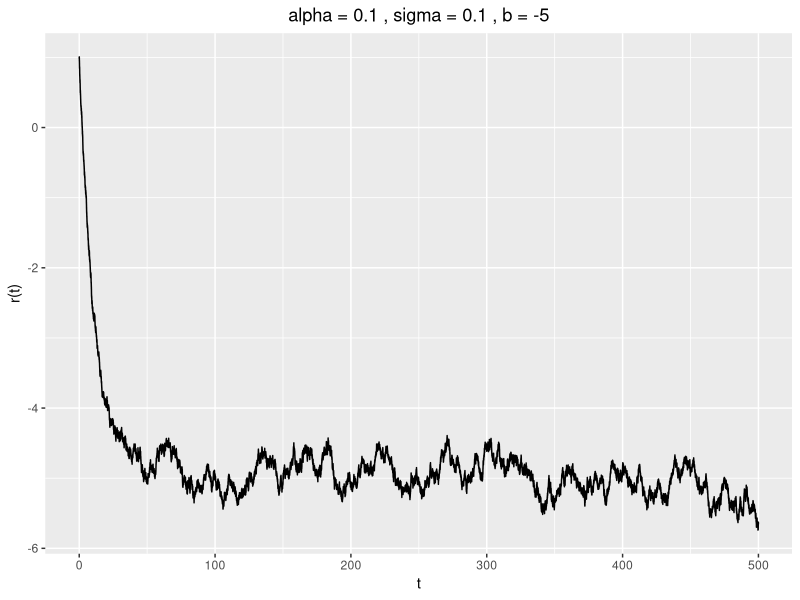
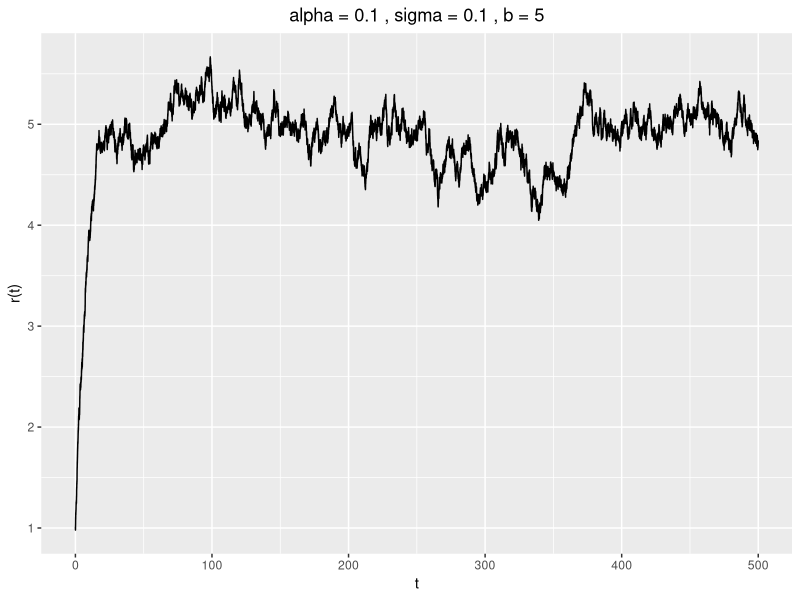
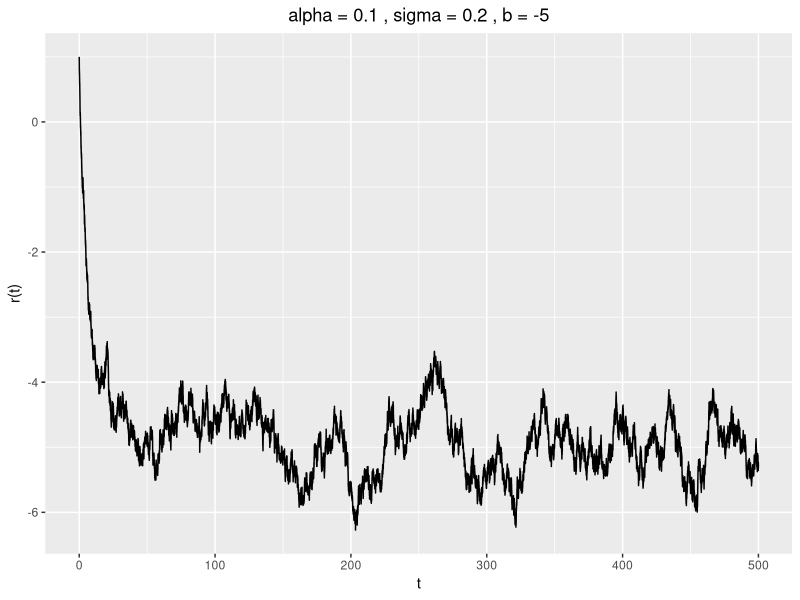
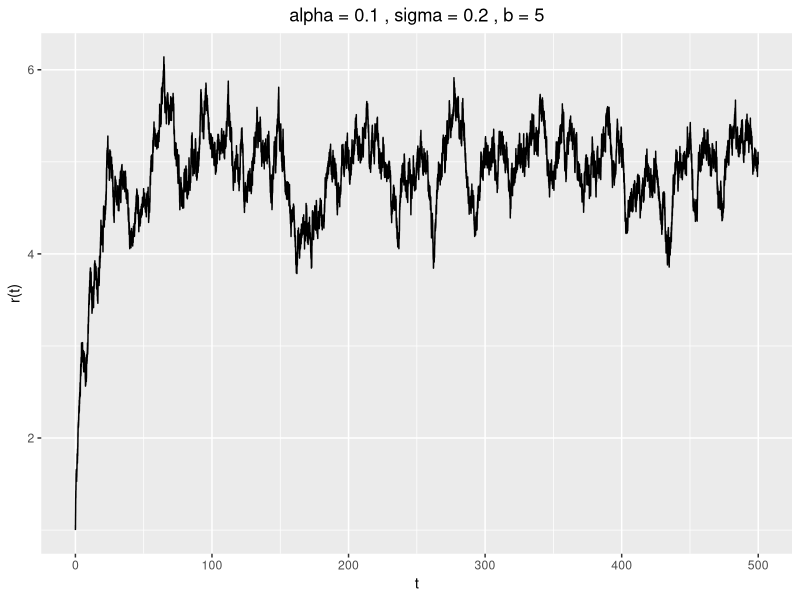
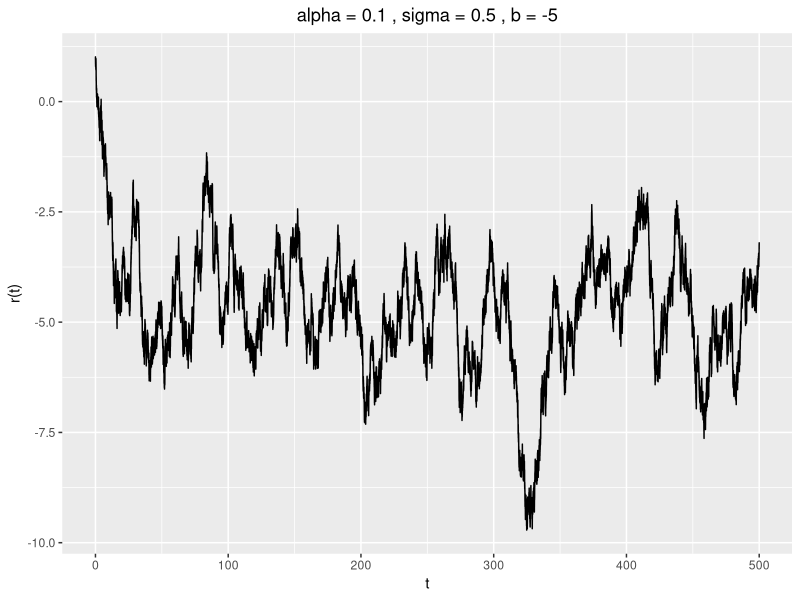
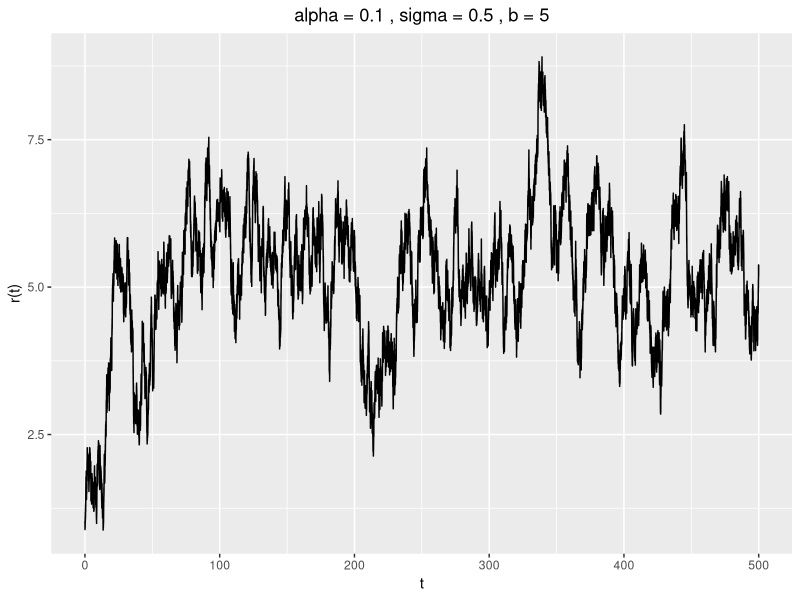
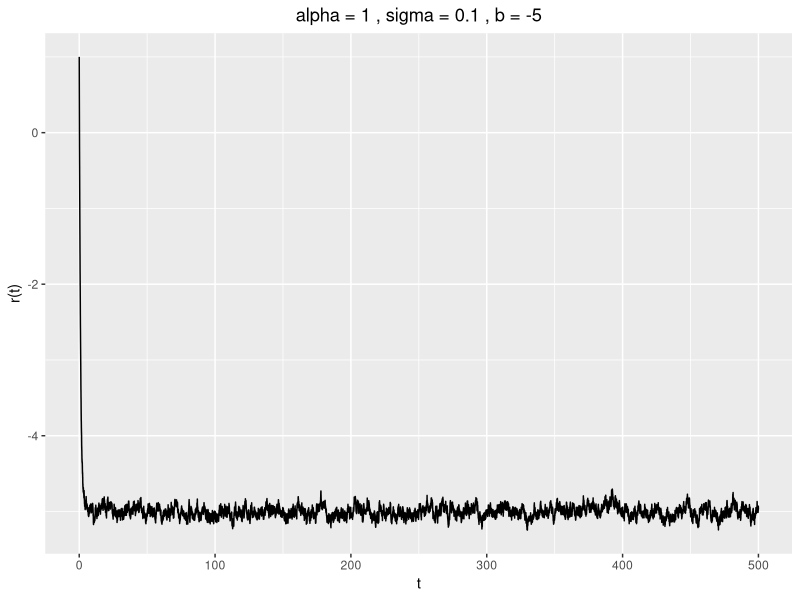
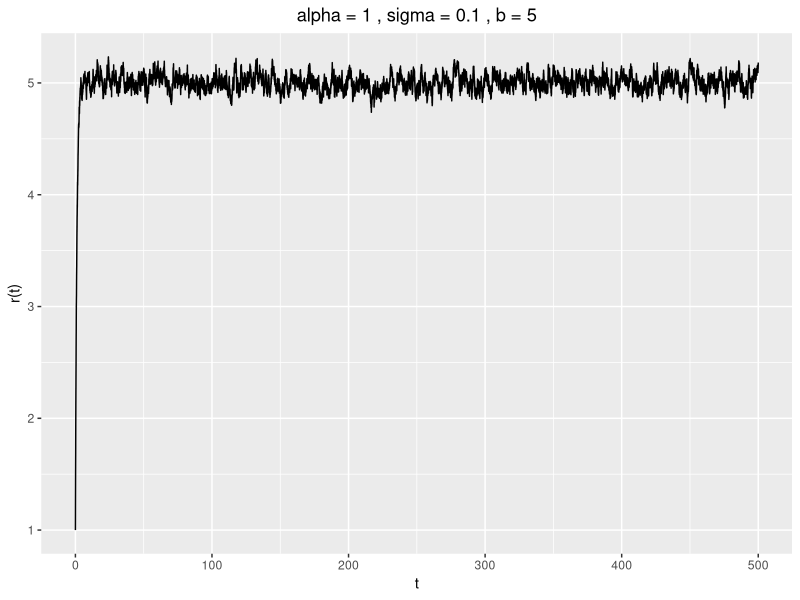

Source code (R) for these figures, in order:
# Orstein–Uhlenbeck Process
alpha_init <- c(0.1,1,5)
sigma_init <- c(0.1,0.2,0.5)
b_init <- c(-5,5)

## random walk
ran_walk <- function(alpha,sigma,b,r0=1,T=500,delta=1/500) {
  dim<-length(alpha)*length(sigma)*length(b)
  init<-data.frame(matrix(0,3,dim))
  result_all<-data.frame(matrix(0,(T-0)/delta+1,dim))
  for (j in 1:length(alpha)) {
    for (k in 1:length(sigma)) {
      for (l in 1:length(b)) {
        results<-numeric((T-0)/delta+1);results[1]<-r0; ran_nrml<-rnorm((T-0)/delta)
        num <- (j-1)*6+(k-1)*2+l
        init[1,num]<-alpha[j]
        init[2,num]<-sigma[k]
        init[3,num]<-b[l]
        part_1<-exp(-init[1,]*delta)
        part_2<-init[3,]*(1-exp(-init[1,]*delta))
        part_3<-init[2,]*sqrt((1-exp(-2*init[1,]*delta))/2/init[1,])
        p1<-as.numeric(part_1[num]);p2<-as.numeric(part_2[num]);p3<-as.numeric(part_3[num])
        for (i in 2:length(results)) {
          results[i]<-p1*results[i-1]+p2+p3*ran_nrml[i-1]
        }
        result_all[,num]<-results
      }
    }
  }
  result_all
}
results<-ran_walk(alpha_init,sigma_init,b_init)

## plot
time<-seq(0,500,1/500)
results2<-cbind(time,results)
library(ggplot2)
for (j in 1:length(alpha_init)) {
  for (k in 1:length(sigma_init)) {
    for (l in 1:length(b_init)) {
      num <- (j-1)*6+(k-1)*2+l
      print(ggplot() + geom_line(data=results2,aes(x=results2[,1],y=results2[,num+1])) + 
        labs(x="t",y="r(t)", title=paste("alpha =",paste(alpha_init[j]),
                      ", sigma =",paste(sigma_init[k]),", b =",paste(b_init[l]))) + 
        theme(plot.title = element_text(hjust = 0.5)))
    }
  }
}

## Euler–Maruyama method


# Poisson Process

## Integration
lamda_t <- function(t) {
  lamdat<- sqrt(t) + exp(-t)*sin(2*pi*t)
  lamdat
}
Z <- integrate(lamda_t,0,5)
Z$value

## poisson process
samples <- function(N) {
  int0_5<-2/3*5^(3/2)-exp(-5)+1
  tau_t<-matrix(0,1,1)
  for (i in 1:N) {
    S<-int0_5* runif(rpois(1,int0_5))
    T<-matrix(0,length(S),1)
    for (j in 1: length(S)) {
      if (length(S)==0) next
      lamda_f <- function(t) {
        lamda_f <- 2/3*t^(3/2)-exp(-t)+1-S[j]
        lamda_f
      }
      T[j,1]<-uniroot(lamda_f,c(0,5))$root
      tau<-matrix(0,length(S),1)
    }
    for (k in 1:nrow(T)) {
      if (length(T)==0) next
      u0 <- runif(1)
      if (u0<=(sqrt(T[k,1])+exp(-T[k,1])*sin(2*pi*T[k,1]))/(sqrt(T[k,1])+exp(-T[k,1]))) {
        tau[k,1]<-T[k,1]
      }
      else next
    }
    tau_t<-rbind(tau_t,tau)
  }
  tau_t<-as.data.frame(tau_t[tau_t>0 & tau_t<5])
  tau_t
}

tau_t <- samples(1000)

true_f <- function(t) {
  true_f<- (sqrt(t)+exp(-t)*sin(2*pi*t))/(Z$value)
  true_f
}
library(ggplot2)
ggplot() + stat_function(aes(col="true"), fun=true_f) +
  geom_density(data=tau_t,aes(tau_t[,1], col='kernel')) + 
  scale_color_manual(values = c("red", "blue")) + xlim(0,5) +
  labs(title = paste("kernel density vs. theoretical density"),
       x = "t", y = "value") + theme(plot.title = element_text(hjust = 0.5))

